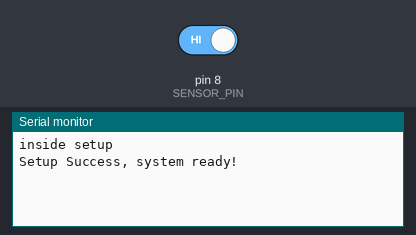
Simulated run of this sketch. Board: Arduino Uno, built with avr-gcc and run on an emulated ATmega328P. On the bench: the last lines printed to the serial monitor. The test bench sets the inputs (shaded band); at power-on: pin 8 (SENSOR_PIN) HIGH.

Above: at 1.2 s.
1.3 s: pin 8 (SENSOR_PIN) driven LOW
At 2.8 s:
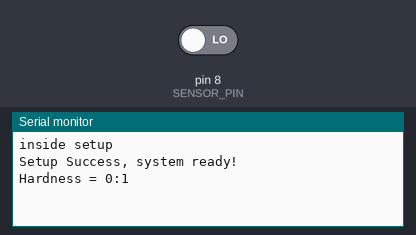
3.2 s: pin 8 (SENSOR_PIN) driven HIGH
At 4.2 s:
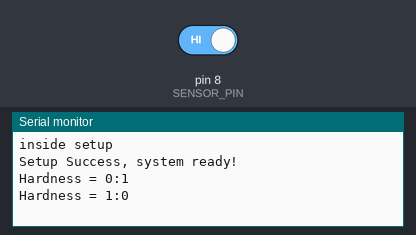

Measured:
- after the input at 1.3 s, the serial monitor: prints a new line after 0.50 s (image 1)
- after the input at 3.2 s, the serial monitor: prints a new line after 0.50 s (image 2)

The sketch:

vibration_hardness.ino
```cpp
#define SENSOR_PIN 8
int prevState;
bool measuring = false;

unsigned long startTime;

int ones = 0;
int zeros = 0;

const unsigned long WINDOW = 500;   // Measure for 100 ms after first change

void setup() {
  Serial.begin(115200);
  Serial.println("inside setup ");
  pinMode(SENSOR_PIN, INPUT);

  prevState = digitalRead(SENSOR_PIN);
  Serial.println("Setup Success, system ready!");
}

void loop() {

  int state = digitalRead(SENSOR_PIN);

  // First transition starts a measurement
  if (!measuring && state != prevState) {
    measuring = true;
    startTime = millis();
    ones = 0;
    zeros = 0;
  }

  if (measuring) {

    if (state != prevState) {

      if (state == HIGH)
        ones++;
      else
        zeros++;

      prevState = state;
    }

    if (millis() - startTime >= WINDOW) {
      measuring = false;

      Serial.print("Hardness = ");
      Serial.print(ones);
      Serial.print(":");
      Serial.println(zeros);

      prevState = digitalRead(SENSOR_PIN);
    }
  }
  else {
    prevState = state;
  }
}


// void setup() {
//   Serial.begin(9600);
//   delay(2000);
//   Serial.println();
//   Serial.println("===== ESP8266 TEST =====");
// }

// void loop() {
//   Serial.println("ALIVE");
//   delay(1000);
// }
```
